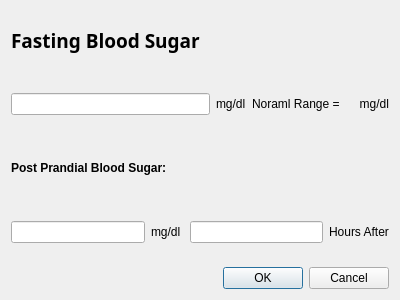
<?xml version="1.0" encoding="UTF-8"?>
<ui version="4.0">
 <class>Dialog</class>
 <widget class="QDialog" name="Dialog">
  <property name="geometry">
   <rect>
    <x>0</x>
    <y>0</y>
    <width>400</width>
    <height>300</height>
   </rect>
  </property>
  <property name="windowTitle">
   <string>Dialog</string>
  </property>
  <layout class="QVBoxLayout" name="verticalLayout">
   <item>
    <widget class="QLabel" name="label">
     <property name="font">
      <font>
       <family>Segoe UI Semibold</family>
       <pointsize>14</pointsize>
       <weight>75</weight>
       <bold>true</bold>
      </font>
     </property>
     <property name="text">
      <string>Fasting Blood Sugar</string>
     </property>
    </widget>
   </item>
   <item>
    <layout class="QHBoxLayout" name="horizontalLayout">
     <item>
      <widget class="QLineEdit" name="lineEdit"/>
     </item>
     <item>
      <widget class="QLabel" name="label_2">
       <property name="text">
        <string>mg/dl</string>
       </property>
      </widget>
     </item>
     <item>
      <widget class="QLabel" name="label_3">
       <property name="text">
        <string>Noraml Range =      mg/dl</string>
       </property>
      </widget>
     </item>
    </layout>
   </item>
   <item>
    <widget class="QLabel" name="label_4">
     <property name="font">
      <font>
       <weight>75</weight>
       <bold>true</bold>
      </font>
     </property>
     <property name="text">
      <string>Post Prandial Blood Sugar:</string>
     </property>
    </widget>
   </item>
   <item>
    <layout class="QHBoxLayout" name="horizontalLayout_2">
     <item>
      <widget class="QLineEdit" name="lineEdit_2"/>
     </item>
     <item>
      <widget class="QLabel" name="label_5">
       <property name="text">
        <string>mg/dl </string>
       </property>
      </widget>
     </item>
     <item>
      <widget class="QLineEdit" name="lineEdit_3"/>
     </item>
     <item>
      <widget class="QLabel" name="label_6">
       <property name="text">
        <string>Hours After</string>
       </property>
      </widget>
     </item>
    </layout>
   </item>
   <item>
    <widget class="QDialogButtonBox" name="buttonBox">
     <property name="orientation">
      <enum>Qt::Horizontal</enum>
     </property>
     <property name="standardButtons">
      <set>QDialogButtonBox::Cancel|QDialogButtonBox::Ok</set>
     </property>
    </widget>
   </item>
  </layout>
 </widget>
 <resources/>
 <connections>
  <connection>
   <sender>buttonBox</sender>
   <signal>accepted()</signal>
   <receiver>Dialog</receiver>
   <slot>accept()</slot>
   <hints>
    <hint type="sourcelabel">
     <x>227</x>
     <y>282</y>
    </hint>
    <hint type="destinationlabel">
     <x>157</x>
     <y>274</y>
    </hint>
   </hints>
  </connection>
  <connection>
   <sender>buttonBox</sender>
   <signal>rejected()</signal>
   <receiver>Dialog</receiver>
   <slot>reject()</slot>
   <hints>
    <hint type="sourcelabel">
     <x>295</x>
     <y>288</y>
    </hint>
    <hint type="destinationlabel">
     <x>286</x>
     <y>274</y>
    </hint>
   </hints>
  </connection>
 </connections>
</ui>
